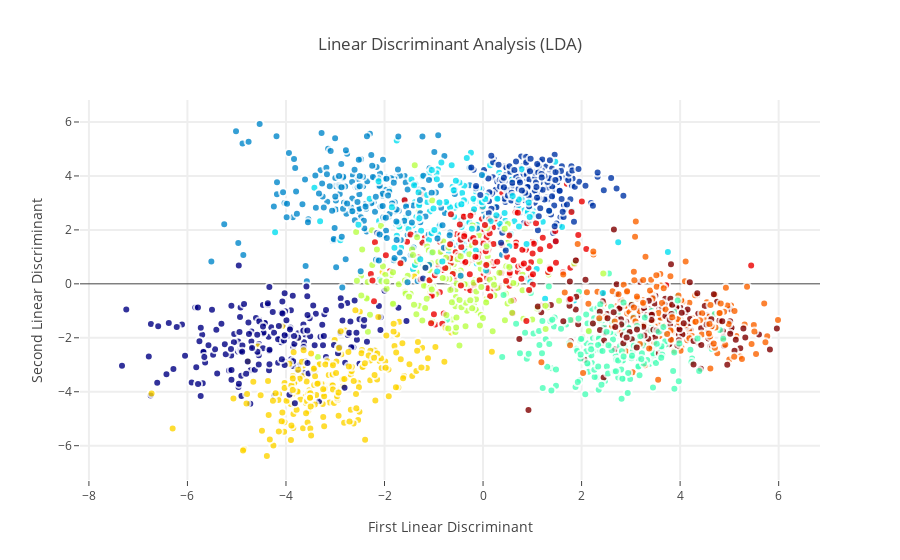

Notebook cell for this chart:
### Code cell
8# Using the Plotly library again
traceLDA = go.Scatter(
    x = X_LDA_2D[:,0],
    y = X_LDA_2D[:,1],
    name = Target,
#     hoveron = Target,
    mode = 'markers',
    text = Target,
    showlegend = True,
    marker = dict(
        size = 8,
        color = Target,
        colorscale ='Jet',
        showscale = False,
        line = dict(
            width = 2,
            color = 'rgb(255, 255, 255)'
        ),
        opacity = 0.8
    )
)
data = [traceLDA]

layout = go.Layout(
    title= 'Linear Discriminant Analysis (LDA)',
    hovermode= 'closest',
    xaxis= dict(
         title= 'First Linear Discriminant',
        ticklen= 5,
        zeroline= False,
        gridwidth= 2,
    ),
    yaxis=dict(
        title= 'Second Linear Discriminant',
        ticklen= 5,
        gridwidth= 2,
    ),
    showlegend= False
)

fig = dict(data=data, layout=layout)
py.iplot(fig, filename='styled-scatter')

### Figure 1 — Plotly figure (JSON) as saved in the notebook; plotly's stock layout.template omitted (floating-point values rounded to 4 significant figures; data arrays with more than 128 entries replaced by an {"elided": "..."} marker saying what was removed)
{"data": [{"marker": {"color": {"elided": "2000 int values"}, "colorscale": "Jet", "line": {"color": "rgb(255, 255, 255)", "width": 2}, "opacity": 0.8, "showscale": false, "size": 8}, "mode": "markers", "name": {"elided": "2000 int values"}, "showlegend": true, "text": {"elided": "2000 int values"}, "type": "scatter", "x": {"elided": "2000 float values"}, "y": {"elided": "2000 float values"}}], "layout": {"hovermode": "closest", "showlegend": false, "title": "Linear Discriminant Analysis (LDA)", "xaxis": {"gridwidth": 2, "ticklen": 5, "title": "First Linear Discriminant", "zeroline": false}, "yaxis": {"gridwidth": 2, "ticklen": 5, "title": "Second Linear Discriminant"}}}
